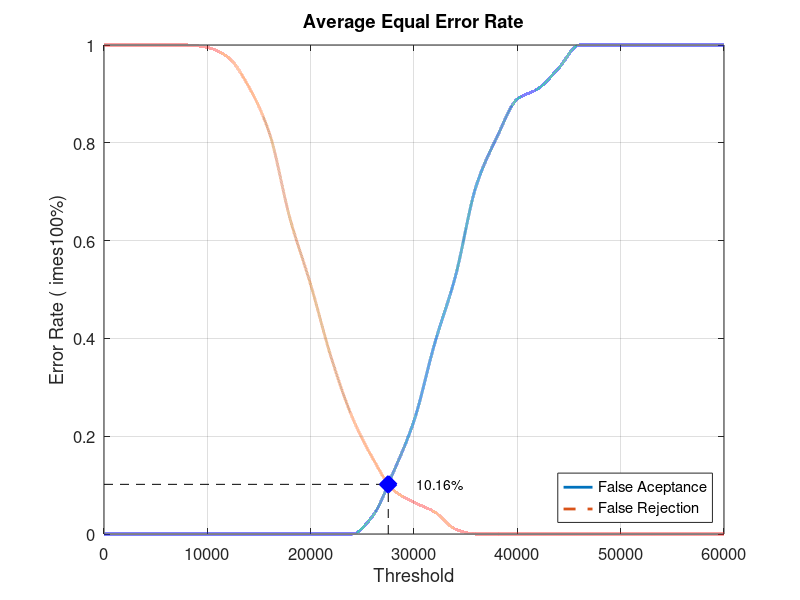
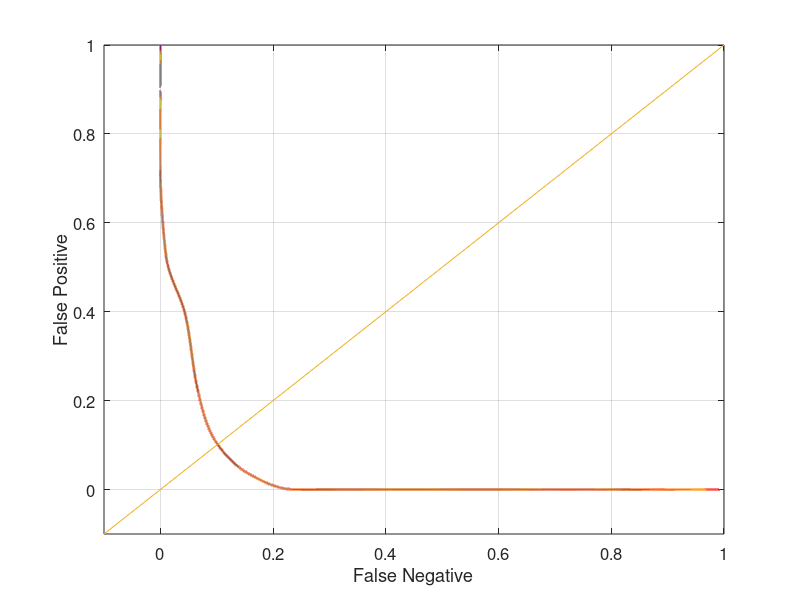

Recreate these plots in MATLAB, in order.
close all;
clear;
clc;
x = 0:2000:60000;
xq = 0:0.5:60000;

y0 = [0 0 0 0 0 0 0 0 0 0 0 0 0 0.0368421 0.126316 0.231579 0.389474 0.526316 0.710526 0.810526 0.889474 0.910526 0.952632 1 1 1 1 1 1 1 1]
yy0 = interp1(x, y0, xq, 'pchip');
y1 = [1 1 1 1 1 0.995 0.975 0.915 0.82 0.645 0.51 0.36 0.24 0.155 0.09 0.065 0.045 0.01 0 0 0 0 0 0 0 0 0 0 0 0 0]
yy1 = interp1(x, y1, xq, 'pchip');

% Calculating EER: 
y2 = abs(y0 - y1);
find(y2 == min(y2))
yy2 = abs(yy0 - yy1);
xEER = find(yy2 == min(yy2));
xEERIndex = xq(xEER) % X-axis EER
yEER = yy0(xEER) % Y-axis EER

main = figure
plot(xq, yy0,'-','LineWidth', 2);	hold on
plot(xq, yy1,'--','LineWidth', 2);	hold on
plot([xEERIndex xEERIndex], [0 yEER], 'k--');	hold on
plot([0 xEERIndex], [yEER yEER], 'k--');	hold on
plot(xEERIndex, yEER, 'bx', 'LineWidth', 10);	hold on
text(xEERIndex + 10 * xEERIndex / 100, yEER, [num2str(round((10000 * yEER)) / 100) '%'])
legend('False Aceptance', 'False Rejection', 'Location', 'SouthEast')
xlabel('Threshold')
ylabel('Error Rate (	imes100%)')
title('Average Equal Error Rate')
set(gca, 'FontSize', 12)
axis([0 60000 0 1])
grid on

print(main, 'Database1_2Main', '-dpng');
FNRxFPR = figure('Color', [1 1 1]);
plot(yy1, yy0, '-', yy1, yy0, 'LineWidth', 2);
hold on
y = -0.1:0.1:1
plot(y, y); 
set(gca, 'FontSize', 12)
xlabel('False Negative')
ylabel('False Positive')
axis([-0.1 1 -0.1 1])
set(gca, 'FontSize', 12)
grid on

print(FNRxFPR, 'Database1_2FNRxFPR','-dpng');
